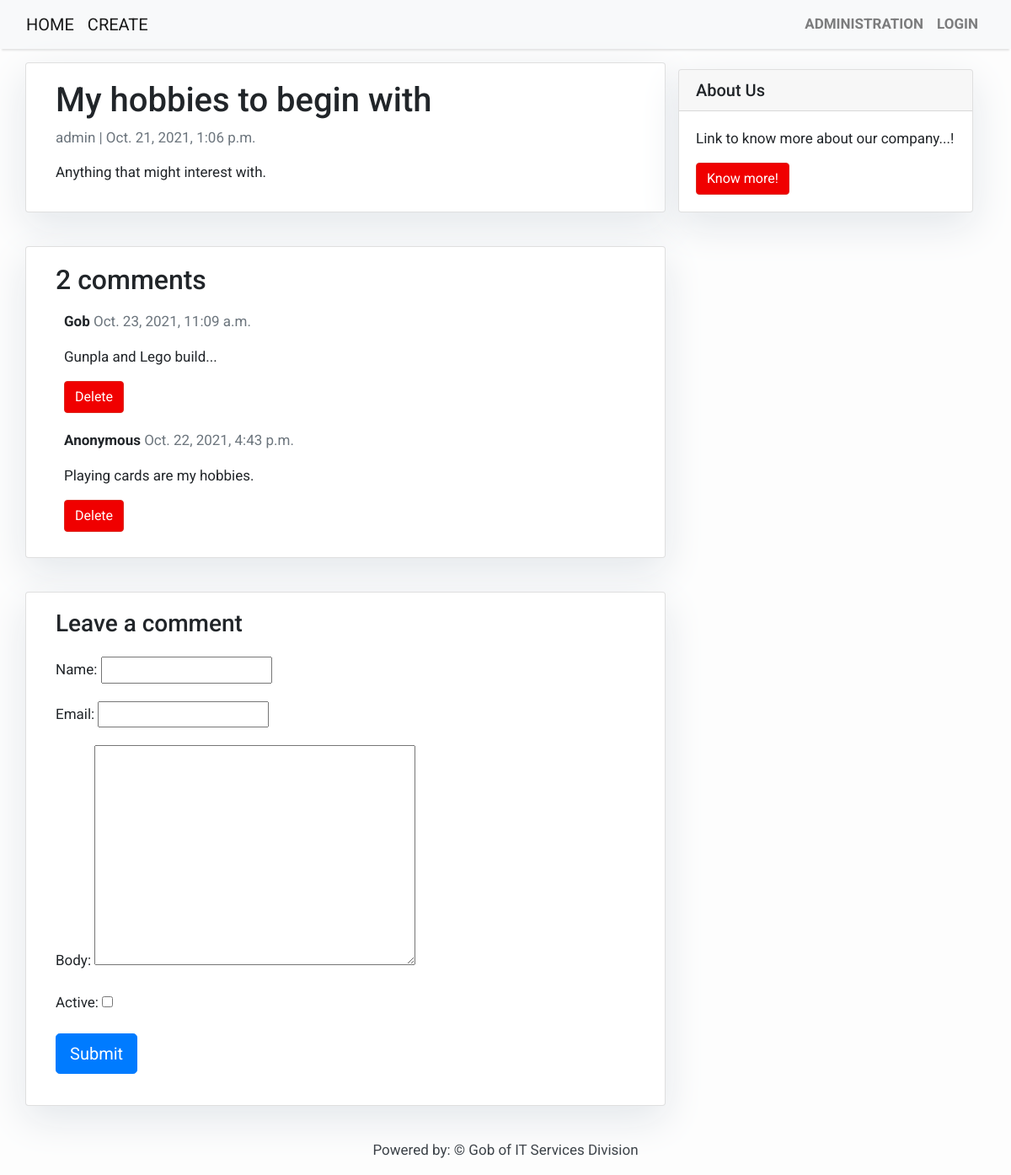
Page /my-hobbies-begin/ on the committed database.
### blog/models.py (models this page shows, shortened)
class Post(models.Model):
    title = models.CharField(max_length=200, unique=True)
    slug = models.SlugField(max_length=200, unique=True)
    author = models.ForeignKey(User, on_delete= models.CASCADE,related_name='blog_posts')
    updated_on = models.DateTimeField(auto_now= True)
    content = models.TextField()
    created_on = models.DateTimeField(auto_now_add=True)
    status = models.IntegerField(choices=STATUS, default=0)
    class Meta:
        ordering = ['-created_on']

class Comment(models.Model):
    post = models.ForeignKey(Post,on_delete=models.CASCADE,related_name='comments')
    name = models.CharField(max_length=80)
    email = models.EmailField()
    body = models.TextField()
    created_on = models.DateTimeField(auto_now_add=True)
    active = models.BooleanField(default=False)
    class Meta:
        ordering = ['created_on']

### blog/views.py (the view)
# urls.py: path('<slug:slug>/', views.post_detail, name='post_detail'),
def post_detail(request, slug):
    template_name = 'post_detail.html'
    post = get_object_or_404(Post, slug=slug)
    comments = post.comments.filter(active=True).order_by("-created_on")
    new_comment = None
    if request.method == 'POST':
        comment_form = CommentForm(data=request.POST)
        if comment_form.is_valid():
            new_comment = comment_form.save(commit=False)
            new_comment.post = post
            new_comment.save()
    else:
        comment_form = CommentForm()
    return render(request, template_name, {'post': post,
                                           'comments': comments,
                                           'new_comment': new_comment,
                                           'comment_form': comment_form})

### blog/forms.py
class CommentForm(forms.ModelForm):
    class Meta:
        model = Comment
        fields = ('name', 'email', 'body', 'active')

### templates/post_detail.html (shortened to what this page needs)
{% extends 'base.html' %} {% block content %}
<div class="container">
  <div class="row">
    <div class="col-md-8 card mb-4  mt-3 left  top">
      <div class="card-body">
        <h1>{% block title %} {{ post.title }} {% endblock title %}</h1>
        <p class=" text-muted">{{ post.author }} | {{ post.created_on }}</p>
        <p class="card-text ">{{ post.content | safe }}</p>
      </div>
    </div>
    {% block sidebar %} {% include 'sidebar.html' %} {% endblock sidebar %}
    <div class="col-md-8 card mb-4  mt-3 ">
      <div class="card-body">
        <h2>{{ comments.count }} comments</h2>
        {% for comment in comments %}
        <div class="comments" style="padding: 10px;">
          <p class="font-weight-bold">
            {{ comment.name }}
            <span class=" text-muted font-weight-normal">
              {{ comment.created_on }}
            </span>
          </p>
          {{ comment.body | linebreaks }}
          {% if user.is_authenticated %}
            <a href="{% url 'blog:delete-comment' comment.id %}" class="btn btn-danger">Delete</a>
          {% else %}
            <a href="{% url 'login'%}?next={{request.path}}" class="btn btn-danger">Delete</a>
          {% endif %}
        </div>
        {% endfor %}
      </div>
    </div>
    <div class="col-md-8 card mb-4  mt-3 ">
      <div class="card-body">
        {% if new_comment %}
        <div class="alert alert-success" role="alert">
          Your comment is awaiting moderation
        </div>
        {% else %}
        <h3>Leave a comment</h3>
        <form method="post" style="margin-top: 1.3em;">
          {{ comment_form.as_p }}
          <button type="submit" class="btn btn-primary  btn-lg">Submit</button>
        </form>
        {% endif %}
      </div>
    </div>
  </div>
</div>
{% endblock content %}

### templates/base.html (style rules this page uses)
body { font-family: "Roboto", sans-serif; font-size: 17px; background-color: #fdfdfd; }
.btn-danger { color: #fff; background-color: #f00000; border-color: #dc281e; }

### templates/sidebar.html (style rules this page uses)
.card { box-shadow: 0 16px 48px #E3E7EB; }

### rows in the picture
Post: title "My hobbies to begin with", author "admin", created_on "Oct. 21, 2021, 1:06 p.m.", content "Anything that might interest with."
Comment: name "Gob", created_on "Oct. 23, 2021, 11:09 a.m.", body "Gunpla and Lego build..."
Comment: name "Anonymous", created_on "Oct. 22, 2021, 4:43 p.m.", body "Playing cards are my hobbies."

### other values in the picture
{{ comments.count }} "2"
